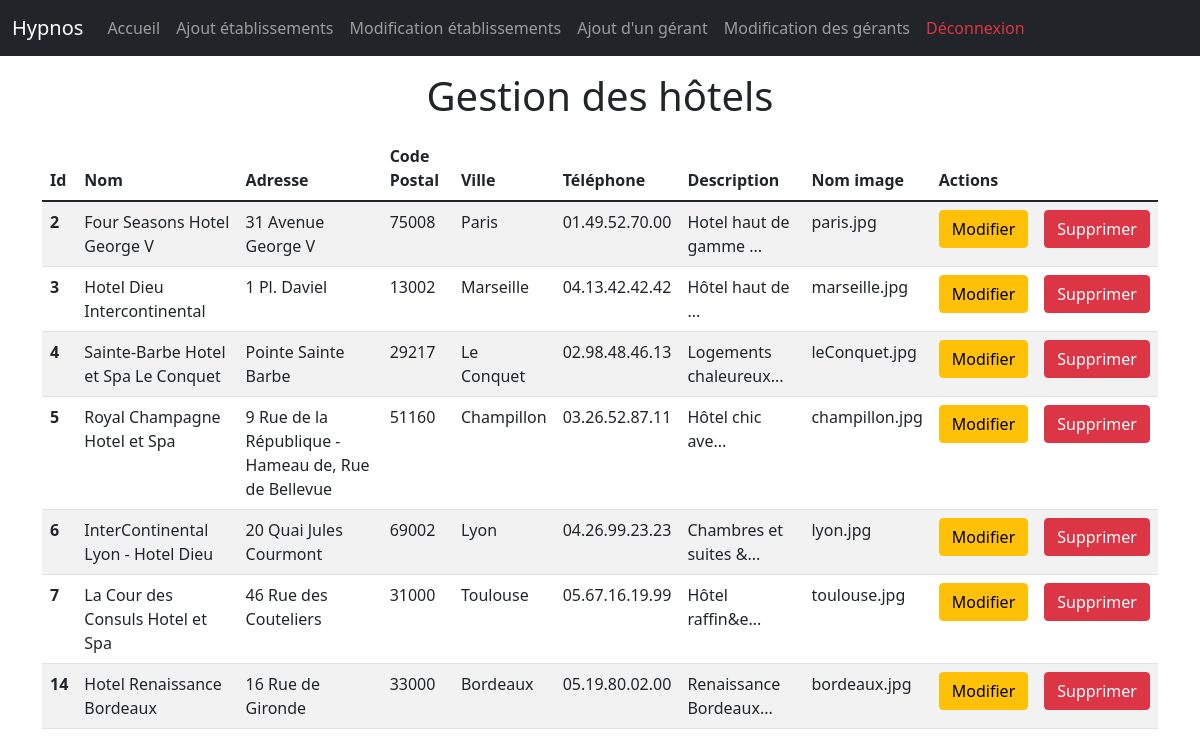
Page /back/gestionHotel (signed in) on the committed database.
### tables this page shows
CREATE TABLE hotels (
	hotel_id	INT NOT NULL PRIMARY KEY AUTO_INCREMENT,
	hotel_name	VARCHAR(150) NOT NULL,
	hotel_adresse	VARCHAR(150) NOT NULL,
	hotel_cp	VARCHAR(5) NOT NULL,
	hotel_ville	VARCHAR(100) NOT NULL,
	hotel_telephone	VARCHAR(15) NOT NULL,
	hotel_description	TEXT NOT NULL,
	hotel_image	VARCHAR(150) NOT NULL,
	hotel_plan	VARCHAR(200)
);

### models/Model.php (called while the page is built, shortened)
<?php
abstract class Model
{
  private static $pdo;
  protected function getBdd()
  {
    try {
        self::$pdo = new PDO('mysql:host=mysql-hypnoshernandez.alwaysdata.net;dbname=hypnoshernandez_mysql', '266471', 'Maelys030609', array(
        PDO::ATTR_ERRMODE => PDO::ERRMODE_EXCEPTION
      ));
      return self::$pdo;
    } catch (Exception $e) {
      echo "Impossible d'accéder à la base de données : " . $e->getMessage();
      die();
    }
  }
}

### models/front/Api.manager.php (called while the page is built, shortened)
<?php
require_once 'models/Model.php';
class APIManager extends Model
{
  public function getDBHotels(){
    $req ="SELECT * FROM hotels";
    $stmt= $this->getBdd()->prepare($req);
    $stmt->execute();
    $hotels = $stmt->fetchAll(PDO::FETCH_ASSOC);
    return $hotels;
  }
}

### controllers/back/Securite.class.php (called while the page is built, shortened)
<?php
class Securite {
  public static function verifAccessSession(){
    return (!empty($_SESSION['access']) && $_SESSION['access'] === 'admin');
  }
}

### views/gestionHotel.view.php (the view, shortened to what this page needs)
<table class="table table-striped">
  <thead>
    <tr>
      <th scope="col">Id</th>
      <th scope="col">Nom</th>
      <th scope="col">Adresse</th>
      <th scope="col">Code Postal</th>
      <th scope="col">Ville</th>
      <th scope="col">Téléphone</th>
      <th scope="col">Description</th>
      <th scope="col">Nom image</th>
      <th scope="col" colspan="2">Actions</th>
    </tr>
  </thead>
  <tbody>
    <?php foreach ($hotels as $hotel) : ?>
      <?php if (empty($_POST['hotel_id']) || $_POST['hotel_id'] != $hotel['hotel_id']) : ?>
        <tr>
          <th scope="row"><?= $hotel['hotel_id'] ?></th>
          <td><?= $hotel["hotel_name"] ?></td>
          <td><?= $hotel["hotel_adresse"] ?></td>
          <td><?= $hotel["hotel_cp"] ?></td>
          <td><?= $hotel["hotel_ville"] ?></td>
          <td><?= $hotel["hotel_telephone"] ?></td>
          <td><?= substr($hotel["hotel_description"], 0, 20) . "..." ?></td>
          <td><?= $hotel["hotel_image"] ?></td>
          <td>
            <form method="post" action="">
              <button class="btn btn-warning" type="submit">Modifier</button>
            </form>
          </td>
          <td>
            <form method="post" action="<?= URL ?>back/delete-hotel">
              <button class="btn btn-danger" type="submit">Supprimer</button>
            </form>
          </td>
        </tr>
      <?php endif; ?>
    <?php endforeach ?>
  </tbody>
</table>
<?php
$content = ob_get_clean();
$titre = "Gestion des hôtels";
require "views/common/template.php";

### index.php (shortened to what this page needs)
<?php session_start();
require_once './controllers/back/admin/Admin.Controller.php';
$adminController = new AdminController();
try {
    if (empty($_GET['url'])) {
        $adminController->getPageLogin();
    } else {
        $url = explode("/", filter_var($_GET['url'], FILTER_SANITIZE_URL));
        switch ($url[0]) {
            case "back":
                switch ($url[1]) {
                    case "gestionHotel":
                        $adminController->gestionHotel();
                        break;
                }
                break;
        }
    }
} catch (Exception $e) {
    $msg = $e->getMessage();
    echo $msg;
}

### controllers/back/admin/Admin.Controller.php (shortened to what this page needs)
<?php
require_once './controllers/back/Securite.class.php';
require_once './models/front/Api.manager.php';
class AdminController
{
  private $apiManager;
  public function __construct()
  {
    $this->apiManager = new ApiManager();
  }
  public function gestionHotel()
  {
    if (Securite::verifAccessSession()) {
      $hotels = $this->apiManager->getDBHotels();
      require_once("views/gestionHotel.view.php");
    } else {
      throw new exception("Accès refusé");
    }
  }
}

### views/common/template.php (shortened to what this page needs)
<!DOCTYPE html>
<html lang="fr">
<head>
  <link href="https://cdn.jsdelivr.net/npm/bootstrap@5.1.3/dist/css/bootstrap.min.css" rel="stylesheet">
</head>
<body>
  <?php
  require_once 'views/common/menu.php' ?>
  <div class="container">
    <h1 class="text-center my-3"><?= $titre ?></h1>
    <?= $content ?>
  </div>
</body>
</html>

### views/common/menu.php (shortened to what this page needs)
<nav class="navbar navbar-expand-lg navbar-dark bg-dark">
  <div class="container-fluid">
    <a class="navbar-brand" href="<?= URL ?>back/admin">Hypnos</a>
    <div class="collapse navbar-collapse" id="navbarSupportedContent">
      <ul class="navbar-nav me-auto text-center">
        <?php if (!Securite::verifAccessSession() && !Securite::verifAccessSessionManager()) { ?>
          <li class="nav-item active">
            <a class="nav-link" href="<?= URL ?>back/login">Se connecter</a>
          </li>
        <?php } else if (Securite::verifAccessSession()) { ?>
          <li class="nav-item active">
            <a class="nav-link" href="<?= URL ?>back/admin">Accueil</a>
          </li>
          <li class="nav-item">
            <a class="nav-link" href="<?= URL ?>back/form-add-hotel">Ajout établissements</a>
          </li>
          <li class="nav-item">
            <a class="nav-link" href="<?= URL ?>back/gestionHotel">Modification établissements</a>
          </li>
          <li class="nav-item">
            <a class="nav-link" href="<?= URL ?>back/ajoutManagerView">Ajout d'un gérant</a>
          </li>
          <li class="nav-item">
            <a class="nav-link" href="<?= URL ?>back/gestionManager">Modification des gérants</a>
          </li>
          <li class="nav-item">
            <a class="nav-link text-danger" href="<?= URL ?>back/deconnexion">Déconnexion</a>
          </li>
        <?php } ?>
      </ul>
    </div>
  </div>
</nav>

### rows in the picture
hotels: hotel_id "2", hotel_name "Four Seasons Hotel George V", hotel_adresse "31 Avenue George V", hotel_cp "75008", hotel_ville "Paris", hotel_telephone "01.49.52.70.00", hotel_description "Hotel haut de gamme", hotel_image "paris.jpg"
hotels: hotel_id "3", hotel_name "Hotel Dieu Intercontinental", hotel_adresse "1 Pl. Daviel", hotel_cp "13002", hotel_ville "Marseille", hotel_telephone "04.13.42.42.42", hotel_description "Hôtel haut de", hotel_image "marseille.jpg"
hotels: hotel_id "4", hotel_name "Sainte-Barbe Hotel et Spa Le Conquet", hotel_adresse "Pointe Sainte Barbe", hotel_cp "29217", hotel_ville "Le Conquet", hotel_telephone "02.98.48.46.13", hotel_description "Logements chaleureux", hotel_image "leConquet.jpg"
hotels: hotel_id "5", hotel_name "Royal Champagne Hotel et Spa", hotel_adresse "9 Rue de la République - Hameau de, Rue de Bellevue", hotel_cp "51160", hotel_ville "Champillon", hotel_telephone "03.26.52.87.11", hotel_description "Hôtel chic ave", hotel_image "champillon.jpg"
hotels: hotel_id "6", hotel_name "InterContinental Lyon - Hotel Dieu", hotel_adresse "20 Quai Jules Courmont", hotel_cp "69002", hotel_ville "Lyon", hotel_telephone "04.26.99.23.23", hotel_description "Chambres et suites &", hotel_image "lyon.jpg"
hotels: hotel_id "7", hotel_name "La Cour des Consuls Hotel et Spa", hotel_adresse "46 Rue des Couteliers", hotel_cp "31000", hotel_ville "Toulouse", hotel_telephone "05.67.16.19.99", hotel_description "Hôtel raffin&e", hotel_image "toulouse.jpg"
hotels: hotel_id "14", hotel_name "Hotel Renaissance Bordeaux", hotel_adresse "16 Rue de Gironde", hotel_cp "33000", hotel_ville "Bordeaux", hotel_telephone "05.19.80.02.00", hotel_description "Renaissance Bordeaux", hotel_image "bordeaux.jpg"

### other values in the picture
$titre "Gestion des hôtels"
